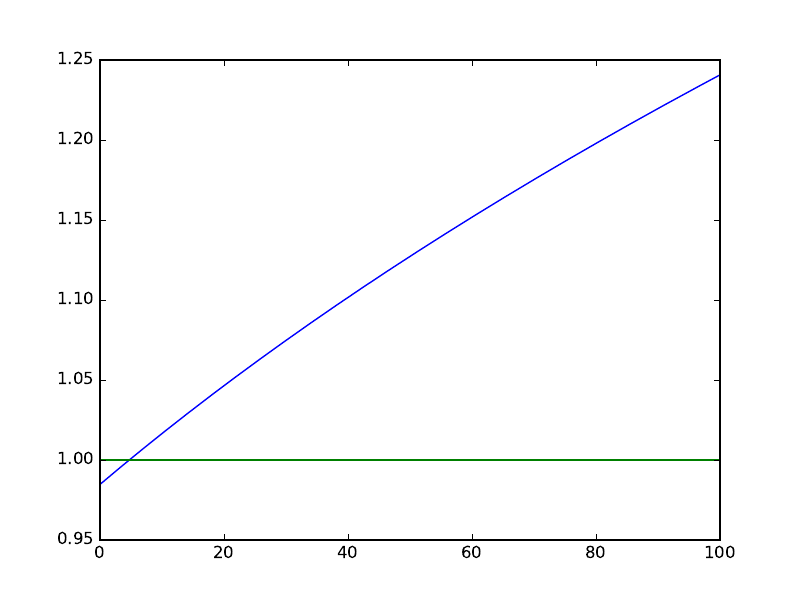

Write the Python code that produced this figure.
from math import*
from numpy import*
from matplotlib.pyplot import *

L = 1
N = 1
c = linspace(0,1,1e3)

def kF(x):
	Z = (1-x)+2*x
	e1 = (3*pi**2)**(1/3.)
	e2 = (Z*N)**(1/3.)/(N*L)
	return e1*e2

kBZ = ones(len(c))*pi/L

C = kF(c)

for i in range(len(c)):
	if(kBZ[i]-C[i] > 0):
		print(i)
		print(C[i])
		break

print(kF(5))

plot(c*100,kF(c)/kBZ)
plot(c*100,kBZ/kBZ)
show()
#savefig("alloy.pdf")